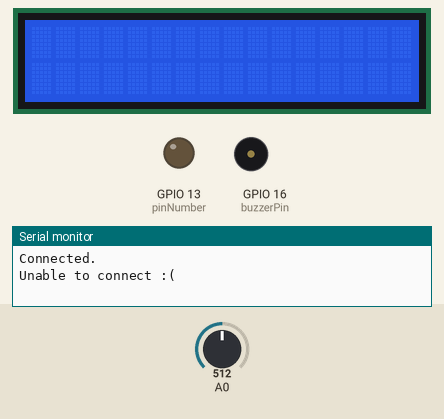
Simulated run of this sketch. Board: ESP8266 (Wemos D1 mini). On the bench: 16×2 character LCD, output pins drawn as LEDs (lit = HIGH), buzzer (waves = sounding, pin HIGH), the last lines printed to the serial monitor. The inputs (shaded band) are chosen by the test bench; at power-on: A0 = 512. WiFi joins after 1.5 s; servers stay silent unless stated; uploads are accepted with an empty reply.

Above: at 2.8 s.
2.9 s: A0 set to 242
9.8 s: A0 set to 218
At 13.5 s:
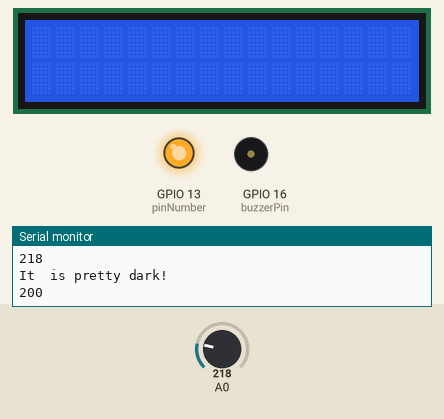
16.7 s: A0 set to 239
At 20.8 s:
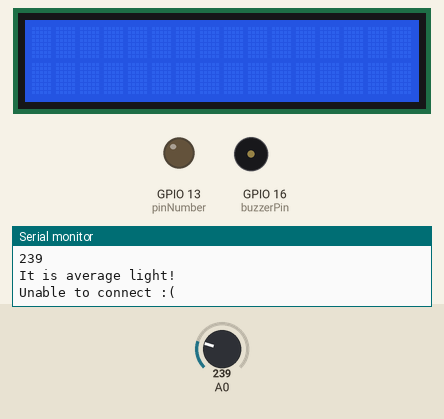
23.6 s: A0 set to 219
At 26.8 s:
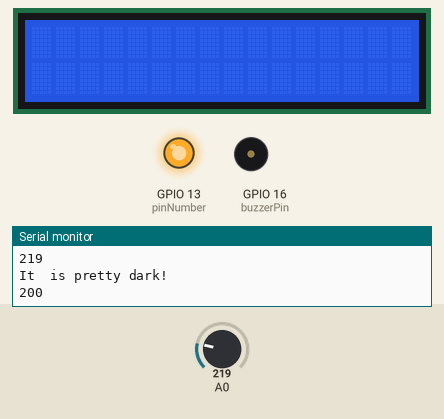
Timing chart, 0 to 28.3 s (numbered marks = the images above; inputs shaded):
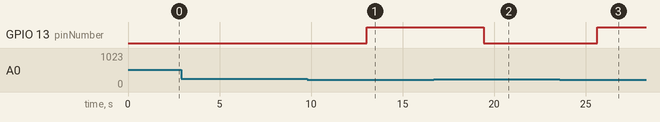

Measured:
- the behaviour switches between 229 and 228 on A0 (found by bisection; images 0 and 1)
- after the input at 9.8 s, GPIO 13 (pinNumber): LOW → HIGH after 3.2 s
- after the input at 16.7 s, GPIO 13 (pinNumber): HIGH → LOW after 2.7 s
- after the input at 23.6 s, GPIO 13 (pinNumber): LOW → HIGH after 2.0 s

The sketch:

final_version_sensors.ino
```cpp
#include <ESP8266WiFi.h>
#include <ESP8266HTTPClient.h>
#include <WiFiClient.h>
#include <ArduinoJson.h>
#include <LiquidCrystal_I2C.h>
#include <NTPClient.h>
#include <WiFiUdp.h>
#include <DNSServer.h>
#include <ESP8266WebServer.h>
#include <WiFiManager.h>

// Set web server port number to 80
WiFiServer server(80);

// Variable to store the HTTP request
String header;

DynamicJsonDocument jsonBuffer(1024);
WiFiUDP ntpUDP;
NTPClient timeClient(ntpUDP, "pool.ntp.org");

// set the LCD number of columns and rows
// set LCD address, number of columns and rows
int lcdColumns = 16;
int lcdRows = 2;
LiquidCrystal_I2C lcd(0x27, lcdColumns, lcdRows);

int buzzerPin = 16;
int buttonPin = 14;
int buttonState;
int ORG_X = 0;
int ORG_Y = 0;

int currentIndex = 0;

int serialStartNumber = 9600;
int initializationDelay = 1000;
int smallDelay = 10;
int dataUpdateDelay = 30000;
int connectionRetryDelay = 5000;

int lcdCol = 5;
int lcdRow = 4;
int timeOffset = 7200;

int maxTime = 60000;

int light = 0;  // store the current light value
int pinNumber = 13;
int maxLight = 451;
int minLight = 229;
int midLight = 450;


void setup() {
  Serial.begin(serialStartNumber);

  // Your WeMos tries to connect to your Wi-fi network
  WiFiManager wifiManager;

  // Uncomment and run it once, if you want to erase all the stored information
  wifiManager.autoConnect("calendarAP");
  // or use this for auto generated name ESP + ChipID
  //wifiManager.autoConnect();

  // if you get here you have connected to the WiFi
  Serial.println("Connected.");

  server.begin();

  pinMode(buzzerPin, OUTPUT);
  pinMode(buttonPin, INPUT);

  // initialize LCD
  lcd.begin(lcdCol, lcdRow);
  lcd.init();

  // turn on LCD backlight
  lcd.backlight();
  pinMode(pinNumber, OUTPUT);


  timeClient.begin();
  timeClient.setTimeOffset(timeOffset);
}

void loop() {
  makeSound();
  regulateLight();

}


void makeSound() {
  // Initialize a wi-fi client & http client
  HTTPClient httpClient;
  WiFiClient client = server.available();

  // Set the URL of where the call should be made to.
  httpClient.begin(client, "http://benalis2.loca.lt/get_date.php");

  // Make the GET-request, this returns the HTTP-code.
  int httpCode = httpClient.GET();

  // Check if the response is fine.
  if (httpCode == HTTP_CODE_OK) {  // HTTP_CODE_OK == 200

    String payload = httpClient.getString();
    deserializeJson(jsonBuffer, payload);

    String appointmentDateTime = jsonBuffer[currentIndex]["date_time_appointment"];
    String appointmentName = jsonBuffer[currentIndex]["name"];

    if (appointmentDateTime == "null" && appointmentName == "null") {
      lcd.clear();
      lcd.setCursor(ORG_X, ORG_Y);
      lcd.print("No appointments");
      return;
    }

    for (int i = 0; i <= jsonBuffer.size(); i++) {
      timeClient.update();
      String appointmentTime = jsonBuffer[i]["date_time_appointment"];
      String currentTime = timeClient.getFormattedTime();

      int indexDate = appointmentTime.indexOf(" ");
      String date = appointmentTime.substring(indexDate + 1);

      int indexTime = date.indexOf(":");
      int appointmentHour = date.substring(0, indexTime).toInt();
      int appointmentMinute = date.substring(indexTime + 1, indexTime + 3).toInt();

      // Compare the appointment time with the current time
      if (timeClient.getHours() == appointmentHour - 1 && timeClient.getMinutes() == appointmentMinute) {
        digitalWrite(buzzerPin, HIGH);
        Serial.println("It's time");

        // Keep the buzzer on for 60 seconds or until the button is pressed
        unsigned long startTime = millis();       // Record the start time
        while (millis() - startTime < maxTime) {  // Keep looping for 60 seconds
          buttonState = digitalRead(buttonPin);   // Check the button state

          // If the button is pressed, turn off the buzzer and exit the loop
          if (buttonState == HIGH) {
            digitalWrite(buzzerPin, LOW);
            break;
          }

          // Add a small delay to avoid excessive CPU usage
          delay(smallDelay);
        }
      }
    }
    lcd.clear();

    lcd.setCursor(ORG_X, ORG_Y);
    lcd.print(appointmentDateTime);

    lcd.setCursor(ORG_X, ORG_X + 1);
    lcd.print(appointmentName);

    currentIndex = (currentIndex + 1) % jsonBuffer.size();

    delay(dataUpdateDelay);

  } else {
    Serial.println("Unable to connect :(");
  }
  delay(connectionRetryDelay);
}

void regulateLight() {
  light = analogRead(A0);  // read and save value from PR

  Serial.println(light);  // print current light value

  if (light > midLight) {  // If it is bright...
    Serial.println("It  is quite light!");
    digitalWrite(pinNumber, LOW);  //turn the LED off

  } else if (light > minLight && light < maxLight) {  // If  it is average light...
    Serial.println("It is average light!");
    digitalWrite(pinNumber, LOW);  // turn the LED off

  } else if (light < minLight) {  // If it's dark...
    Serial.println("It  is pretty dark!");
    digitalWrite(pinNumber, HIGH);  // Turn the LED on

    WiFiClient client = server.available();
    HTTPClient httpClient;
    httpClient.begin(client, "http://benalis2.loca.lt/insert_sensor_data.php");
    httpClient.addHeader("Content-Type", "application/x-www-form-urlencoded");
    String httpRequestData = "light=" + String(light);
    int httpResponseCode = httpClient.POST(httpRequestData);
    Serial.println(httpResponseCode);

    if (httpResponseCode == HTTP_CODE_OK) {
      String payload = httpClient.getString();
      Serial.println(payload);
    } else {
      Serial.println("Unable to connect :(");
    }

  }
  delay(initializationDelay);  // don't spam the computer!

  }
```
